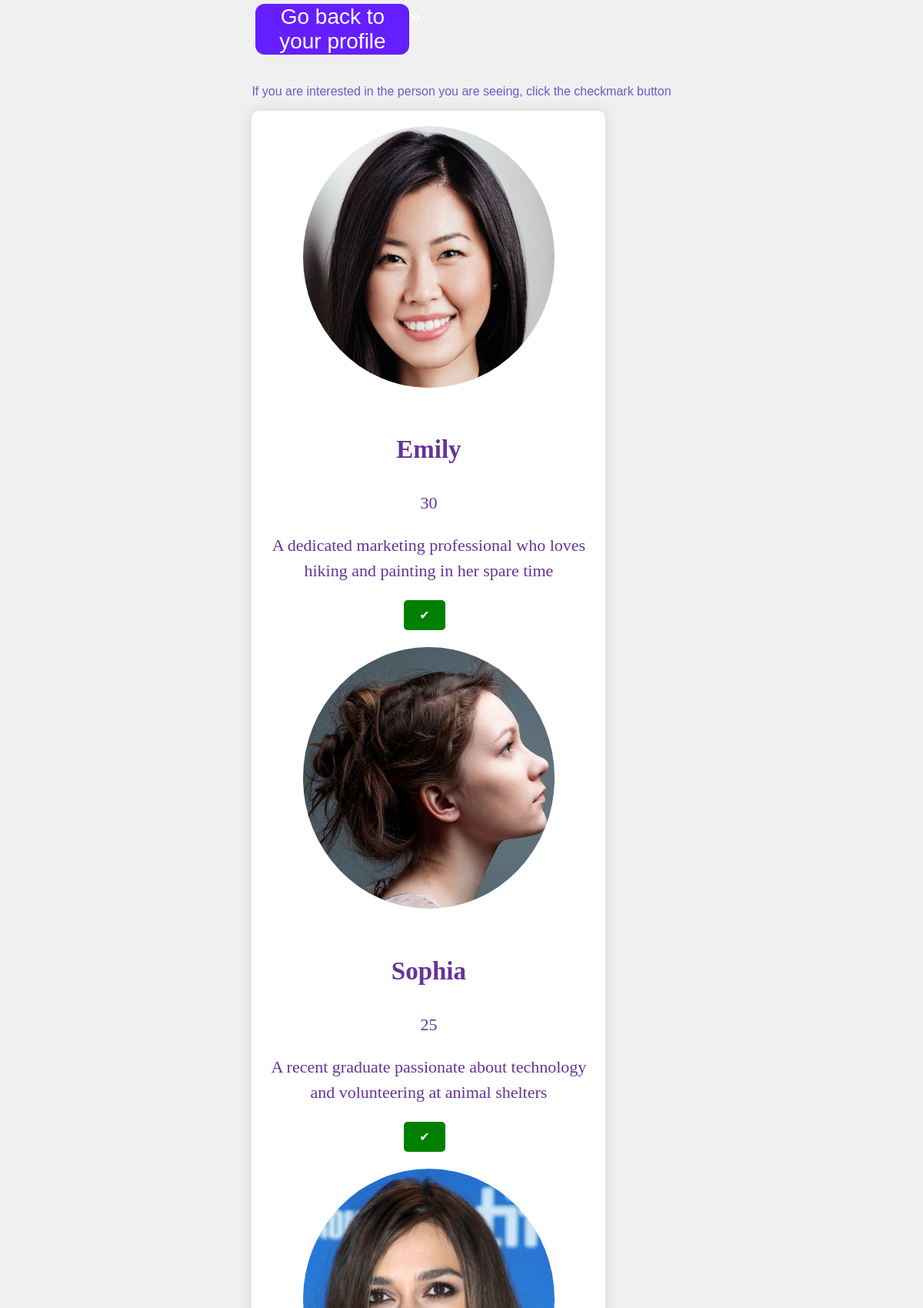
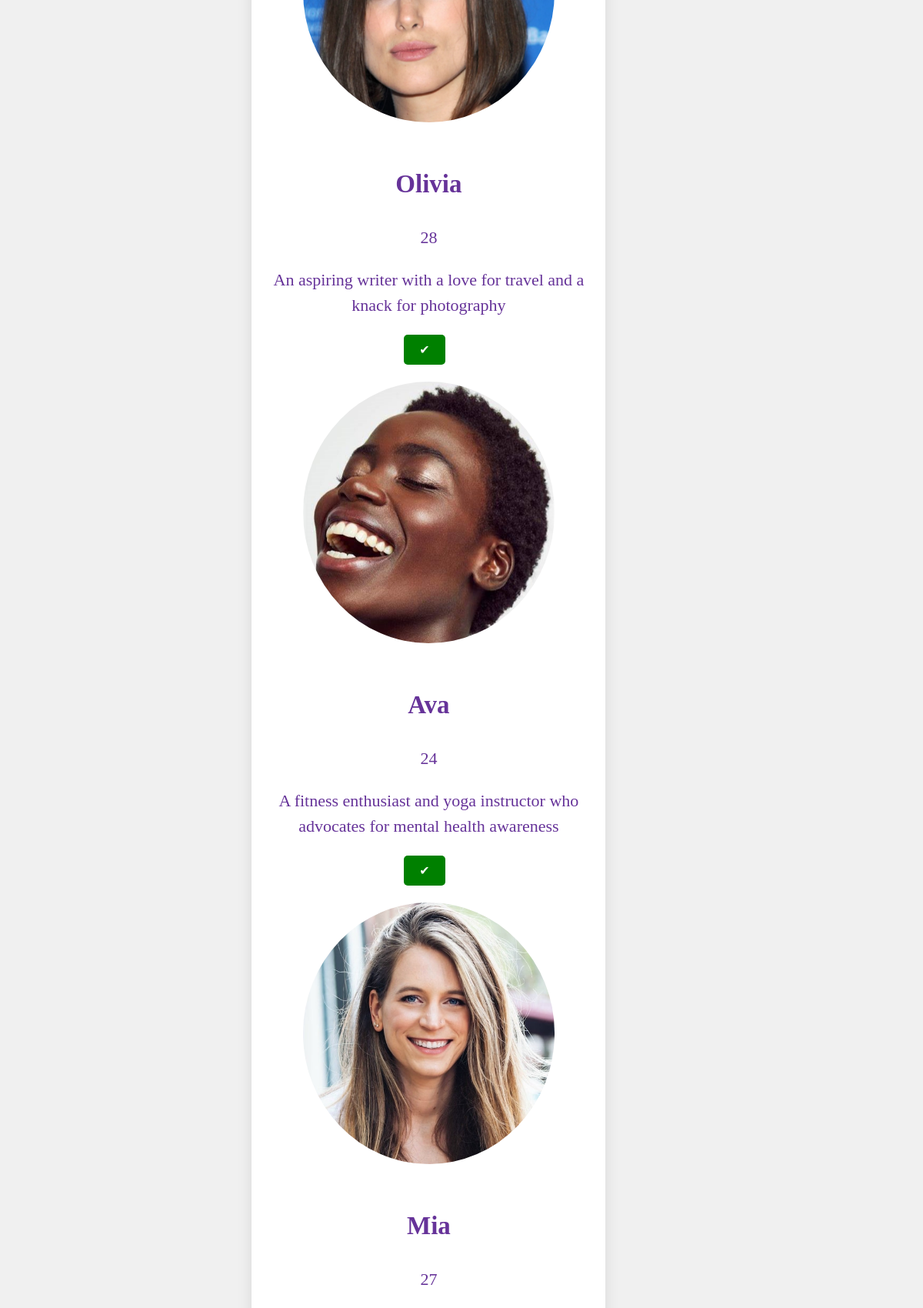
Screenshot of /users/soulmates (upper part) with the database file from the repository (2 pictures, top to bottom).
### app/models.py (models this page shows)
class Soulmate(db.Model):
    __tablename__ = 'soulmates'
    id = db.Column(db.Integer, primary_key=True)
    name = db.Column(db.String)
    age = db.Column(db.Integer)
    gender = db.Column(db.String)
    bio = db.Column(db.String)
    pic = db.Column(db.String)

### app/routes.py (the view)
@login_required
@app.route('/users/soulmates')
def potential_partners():
    if current_user.is_authenticated:
        user_soulmate_ids = [soulmate.id for soulmate in current_user.soulmates]
        user_profile = User_Profile.query.get(current_user.id)
        if user_profile.preference == 'Male':
            soulmates = Soulmate.query.filter(Soulmate.id.notin_(user_soulmate_ids), Soulmate.gender == 'Male').all()
        elif user_profile.preference == 'Female':
            soulmates = Soulmate.query.filter(Soulmate.id.notin_(user_soulmate_ids), Soulmate.gender == 'Female').all()
        else:
            soulmates = Soulmate.query.filter(Soulmate.id.notin_(user_soulmate_ids)).all()
    else:
        soulmates = Soulmate.query.all()
    return render_template('soulmates_profile.html', soulmates = soulmates)

### templates/soulmates_profile.html (shortened to what this page needs)
{% extends 'base.html' %}
{% block main %}
<!DOCTYPE html>
<html lang="en">
<head>
</head>
<body>
    <button type="button" class="button3" onclick="simple_action('{{ url_for('user_profile') }}')">
        <span>Go back to your profile</span>
    </button>&nbsp;&nbsp;
    <p style="color: slateblue">If you are interested in the person you are seeing, click the checkmark button</p>
    <div class="profile-container">
        <div class="profile-info">
            {% for soulmate in soulmates %}
                <form action="{{ url_for('user_profile') }}" method="post">
                    <img class="profile-image" src="/static/profile_images/{{ soulmate.pic }}" alt="Soulmate Image" width="750px" height="775px">
                    <h2>{{ soulmate.name }}</h2>
                    <p>{{ soulmate.age }}</p>
                    <p>{{ soulmate.bio }}</p>
                    <center><button type="button" class="add-button" onclick="simple_action('{{ url_for('add_soulmate', id=soulmate.id) }}')">✔</button>&nbsp;&nbsp;</center>
                </form>
            {% endfor %}
        </div>
    </div>
</body>
{% endblock %}

### static/style.css (style rules this page uses)
body { font-family: Arial, Helvetica, sans-serif; font-size: medium; }
.button3 { font-size: 16px; display:inline-box; background-color: #651FFF ; border-radius: 12px; border: none; color: #ffffff; text-align: center; font-size: 28px; padding: 1px 5px; width: 200px; transition: all 0.5s; cursor: pointer; margin: 5px; }
button span { cursor: pointer; display: inline-block; position: relative; transition: 0.5s; }
button span:after { content: '\00bb'; position: absolute; opacity: 5; top: 0; right: -20px; transition: 1ms; }

### templates/soulmates_profile.html (style rules this page uses)
body { display:grid; flex-direction: row; justify-content: center; align-items: center; height: 110vh; margin: 0; background-color: #f0f0f0; }
.profile-container { text-align: center; background-color: #fff; padding: 20px; border-radius: 10px; box-shadow: 0 0 19px rgba(0, 0, 0, 0.1); max-width: 420px; width: 160%; position: relative; margin-bottom: 20px; }
.profile-image { max-width: 78%; height: 340px; border-radius: 78%; margin-bottom: 20px; }
.add-button { font-size: 16px; padding: 10px 20px; background-color: green; color: white; border: none; border-radius: 5px; cursor: pointer; }
.profile-info { font-family: 'STIX Two Text'; color: rebeccapurple; font-size: 22px; line-height: 1.5; }

### rows the page displays
Soulmate: pic (picture), name "Emily", age "30", bio "A dedicated marketing professional who loves hiking and painting in her spare time"
Soulmate: pic (picture), name "Sophia", age "25", bio "A recent graduate passionate about technology and volunteering at animal shelters"
Soulmate: pic (picture), name "Olivia", age "28", bio "An aspiring writer with a love for travel and a knack for photography"
Soulmate: pic (picture), name "Ava", age "24", bio "A fitness enthusiast and yoga instructor who advocates for mental health awareness"
Soulmate: pic (picture), name "Mia", age "27"
